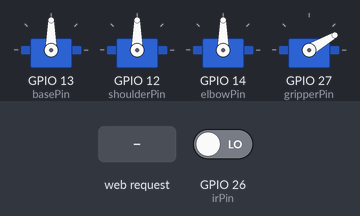
A sketch run on a simulated ESP32. Shown: 4 × servo. Inputs (shaded band) come from the test bench; at power-on: GPIO 26 (irPin) LOW. What the sketch prints to the serial monitor is not drawn.

Above: at 1.2 s.
1.3 s: HTTP request GET /mode?a=1 received
At 2.05 s:
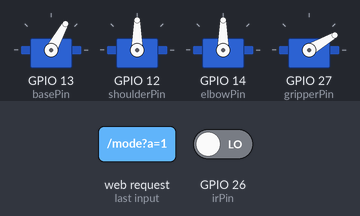
At 2.45 s:
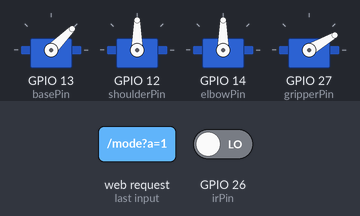
4.3 s: HTTP request GET /home received
7.3 s: HTTP request GET /home?s=1 received
10.3 s: HTTP request GET /home?s=0 received
13.3 s: HTTP request GET /set?s=1&v=1&a=1 received
At 15.3 s:
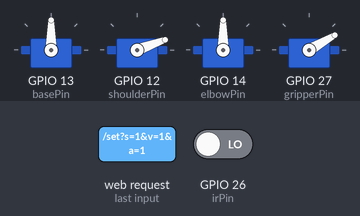
15.8 s: HTTP request GET /mode?s=1&v=1&a=1 received
At 19.78 s:
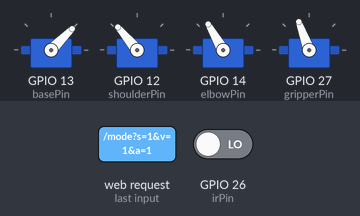
Timing chart, 0 to 21.7 s (numbered marks = the images above; inputs shaded):
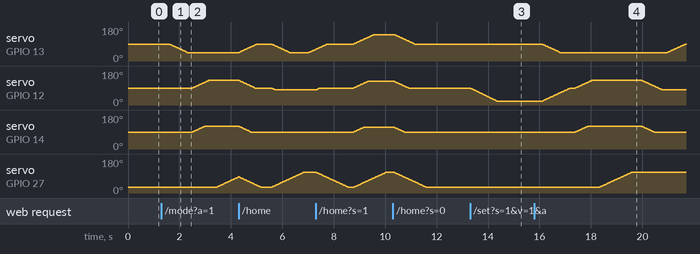

Measured:
- after the input at 1.3 s, servo on GPIO 13 (basePin): moves from 90° to 45° over 0.71 s, starting after 0.30 s; servo on GPIO 12 (shoulderPin): moves from 90° to 130° over 0.62 s, starting after 1.2 s
- after the input at 13.3 s, servo on GPIO 12 (shoulderPin): moves from 90° to 20° over 1.0 s, starting at once
- after the input at 15.8 s, servo on GPIO 12 (shoulderPin): rises from 20° to 130° in 1.9 s, then falls to 80° in 2.7 s; servo on GPIO 14 (elbowPin): rises from 90° to 120° in 0.48 s, then falls to 90° in 2.6 s; servo on GPIO 27 (gripperPin): moves from 30° to 110° over 1.3 s, starting after 2.5 s

The sketch:

robot_arm.ino
```cpp
#include <WiFi.h>
#include <WebServer.h>
#include <ESP32Servo.h>

const char* ssid = "RobotArm";
const char* password = "khalil123";

WebServer server(80);

const int basePin = 13;
const int shoulderPin = 12;
const int elbowPin = 14;
const int gripperPin = 27;
const int irPin = 26;

Servo sBase;
Servo sShoulder;
Servo sElbow;
Servo sGripper;

int baseMin = 0, baseMax = 180;
int shoulderMin = 20, shoulderMax = 160;
int elbowMin = 20, elbowMax = 160;
int gripOpen = 30, gripClosed = 110;

int curBase = 90, targetBase = 90;
int curShoulder = 90, targetShoulder = 90;
int curElbow = 90, targetElbow = 90;
int curGrip = 30, targetGrip = 30;

bool autoMode = false;
unsigned long lastStep = 0;
int stepSpeed = 15;

const char htmlPage[] PROGMEM = R"rawliteral(
<!DOCTYPE html>
<html>
<head>
  <meta name="viewport" content="width=device-width, initial-scale=1">
  <title>Robot Arm Control</title>
  <style>
    body { font-family: sans-serif; background: #181818; color: #f0f0f0; text-align: center; padding: 15px; }
    .box { background: #242424; padding: 20px; border-radius: 10px; max-width: 380px; margin: auto; }
    .ctrl { margin: 16px 0; text-align: left; }
    input[type=range] { width: 100%; }
    button { background: #4caf50; color: white; border: none; padding: 12px; font-size: 15px; border-radius: 6px; width: 100%; margin-top: 10px; cursor: pointer; }
    .auto-on { background: #e65100; }
    .home-btn { background: #1976d2; }
  </style>
</head>
<body>
  <div class="box">
    <h3>Arm Controller</h3>
    <button id="mBtn" onclick="switchMode()">Mode: Manual</button>

    <div class="ctrl">
      <label>Base: <span id="v0">90</span></label>
      <input type="range" min="0" max="180" value="90" oninput="upd(0, this.value)">
    </div>
    <div class="ctrl">
      <label>Shoulder: <span id="v1">90</span></label>
      <input type="range" min="20" max="160" value="90" oninput="upd(1, this.value)">
    </div>
    <div class="ctrl">
      <label>Elbow: <span id="v2">90</span></label>
      <input type="range" min="20" max="160" value="90" oninput="upd(2, this.value)">
    </div>
    <div class="ctrl">
      <label>Gripper: <span id="v3">30</span></label>
      <input type="range" min="30" max="110" value="30" oninput="upd(3, this.value)">
    </div>
    <button class="home-btn" onclick="resetHome()">Reset Home</button>
  </div>

  <script>
    let autoState = false;
    function upd(id, val) {
      document.getElementById('v' + id).innerText = val;
      fetch('/set?s=' + id + '&v=' + val);
    }
    function switchMode() {
      autoState = !autoState;
      let b = document.getElementById('mBtn');
      b.innerText = autoState ? "Mode: Auto (IR)" : "Mode: Manual";
      b.className = autoState ? "auto-on" : "";
      fetch('/mode?a=' + (autoState ? 1 : 0));
    }
    function resetHome() {
      fetch('/home');
    }
  </script>
</body>
</html>
)rawliteral";

void stepServos() {
  if (millis() - lastStep < stepSpeed) return;
  lastStep = millis();

  if (curBase < targetBase) curBase++;
  else if (curBase > targetBase) curBase--;

  if (curShoulder < targetShoulder) curShoulder++;
  else if (curShoulder > targetShoulder) curShoulder--;

  if (curElbow < targetElbow) curElbow++;
  else if (curElbow > targetElbow) curElbow--;

  if (curGrip < targetGrip) curGrip++;
  else if (curGrip > targetGrip) curGrip--;

  sBase.write(curBase);
  sShoulder.write(curShoulder);
  sElbow.write(curElbow);
  sGripper.write(curGrip);
}

void moveArm(int b, int s, int e, int g) {
  targetBase = constrain(b, baseMin, baseMax);
  targetShoulder = constrain(s, shoulderMin, shoulderMax);
  targetElbow = constrain(e, elbowMin, elbowMax);
  targetGrip = constrain(g, gripOpen, gripClosed);

  while (curBase != targetBase || curShoulder != targetShoulder || curElbow != targetElbow || curGrip != targetGrip) {
    stepServos();
    server.handleClient();
    delay(1);
  }
}

void pickAndPlace() {
  moveArm(45, 90, 90, gripOpen);
  delay(200);
  moveArm(45, 130, 120, gripOpen);
  delay(300);
  moveArm(45, 130, 120, gripClosed);
  delay(400);
  moveArm(45, 80, 90, gripClosed);
  delay(200);
  moveArm(140, 80, 90, gripClosed);
  delay(200);
  moveArm(140, 125, 115, gripClosed);
  delay(300);
  moveArm(140, 125, 115, gripOpen);
  delay(300);
  moveArm(90, 90, 90, gripOpen);
}

void handleRoot() {
  server.send(200, "text/html", htmlPage);
}

void handleSet() {
  if (autoMode) {
    server.send(200, "text/plain", "busy");
    return;
  }
  if (server.hasArg("s") && server.hasArg("v")) {
    int id = server.arg("s").toInt();
    int val = server.arg("v").toInt();
    if (id == 0) targetBase = constrain(val, baseMin, baseMax);
    if (id == 1) targetShoulder = constrain(val, shoulderMin, shoulderMax);
    if (id == 2) targetElbow = constrain(val, elbowMin, elbowMax);
    if (id == 3) targetGrip = constrain(val, gripOpen, gripClosed);
  }
  server.send(200, "text/plain", "ok");
}

void handleMode() {
  if (server.hasArg("a")) {
    autoMode = server.arg("a").toInt() == 1;
  }
  server.send(200, "text/plain", "ok");
}

void handleHome() {
  autoMode = false;
  targetBase = 90;
  targetShoulder = 90;
  targetElbow = 90;
  targetGrip = gripOpen;
  server.send(200, "text/plain", "ok");
}

void setup() {
  Serial.begin(115200);
  pinMode(irPin, INPUT);

  ESP32PWM::allocateTimer(0);
  ESP32PWM::allocateTimer(1);
  ESP32PWM::allocateTimer(2);
  ESP32PWM::allocateTimer(3);

  sBase.setPeriodHertz(50);
  sShoulder.setPeriodHertz(50);
  sElbow.setPeriodHertz(50);
  sGripper.setPeriodHertz(50);

  sBase.attach(basePin, 500, 2400);
  sShoulder.attach(shoulderPin, 500, 2400);
  sElbow.attach(elbowPin, 500, 2400);
  sGripper.attach(gripperPin, 500, 2400);

  sBase.write(curBase);
  sShoulder.write(curShoulder);
  sElbow.write(curElbow);
  sGripper.write(curGrip);

  WiFi.softAP(ssid, password);
  Serial.println(WiFi.softAPIP());

  server.on("/", handleRoot);
  server.on("/set", handleSet);
  server.on("/mode", handleMode);
  server.on("/home", handleHome);
  server.begin();
}

void loop() {
  server.handleClient();

  if (autoMode) {
    if (digitalRead(irPin) == LOW) {
      delay(300);
      if (digitalRead(irPin) == LOW) {
        pickAndPlace();
      }
    }
  } else {
    stepServos();
  }
}
```
